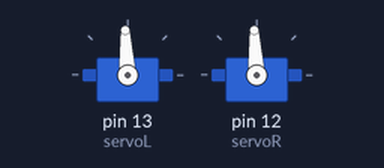
A sketch run on a simulated Arduino Uno, built with avr-gcc and run on an emulated ATmega328P. Shown: 2 × servo.

Above: at 0.05 s.
Timing chart, 0 to 3.0 s (numbered marks = the images above):
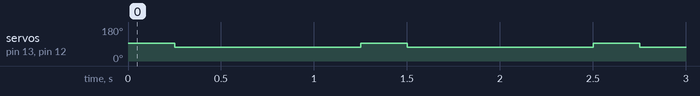

Measured:
- by itself, servo on pin 13 (servoL), servo on pin 12 (servoR): alternates 93° for 0.25 s and 73° for 1.0 s

The sketch:

turnLeft.ino
```cpp
#include <Servo.h>                           // Use the Servo library (included with Arduino IDE)
// this works.
Servo servoL;                                // Define the left and right servos
Servo servoR;

// int pingPin=*; // this needs to be something other than 7.
int farLP = 7;
int centerLP = 6;
int centerRP = 5;
int farRP = 4;
int turn=1400;
int g1=75; // worked at 25.
// int led=3;
// We need to free up a pin.

// int tonePin= *;


// Perform these steps with the Arduino is first powered on
void setup()
{
  Serial.begin(9600);                        // Set up Arduino Serial Monitor at 9600 baud
  servoL.attach(13);                         // Attach (programmatically connect) servos to pins on Arduino
  servoR.attach(12);
/*
 *
 *  Here is where the auto-calibrate code is going to be.
 *  tone(2,100
 *  wait(2000);
 *
 */


}

void loop()
{
    servoL.writeMicroseconds(1500);      // Steer robot to recenter it over the line
       servoR.writeMicroseconds(1500);
       delay(250);
      servoL.writeMicroseconds(1300);      // Steer robot to recenter it over the line
      servoR.writeMicroseconds(1300);
      delay(1000);
}
```
